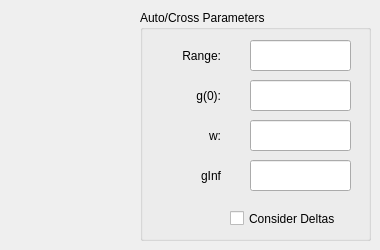
      <widget class="QWidget" name="allCorrelationsTab">
       <attribute name="title">
        <string>All</string>
       </attribute>
       <widget class="QGroupBox" name="allAutoCrossGroup">
        <property name="geometry">
         <rect>
          <x>140</x>
          <y>10</y>
          <width>231</width>
          <height>231</height>
         </rect>
        </property>
        <property name="title">
         <string>Auto/Cross Parameters</string>
        </property>
        <property name="flat">
         <bool>false</bool>
        </property>
        <property name="checkable">
         <bool>false</bool>
        </property>
        <widget class="QLabel" name="allAutoCrossRangeLabel">
         <property name="geometry">
          <rect>
           <x>30</x>
           <y>30</y>
           <width>51</width>
           <height>31</height>
          </rect>
         </property>
         <property name="text">
          <string>Range:</string>
         </property>
         <property name="alignment">
          <set>Qt::AlignRight|Qt::AlignTrailing|Qt::AlignVCenter</set>
         </property>
        </widget>
        <widget class="QLabel" name="allAutoCrossG0Label">
         <property name="geometry">
          <rect>
           <x>30</x>
           <y>70</y>
           <width>51</width>
           <height>31</height>
          </rect>
         </property>
         <property name="text">
          <string>g(0):</string>
         </property>
         <property name="alignment">
          <set>Qt::AlignRight|Qt::AlignTrailing|Qt::AlignVCenter</set>
         </property>
        </widget>
        <widget class="QLabel" name="allAutoCrossWLabel">
         <property name="geometry">
          <rect>
           <x>30</x>
           <y>110</y>
           <width>51</width>
           <height>31</height>
          </rect>
         </property>
         <property name="text">
          <string>w:</string>
         </property>
         <property name="alignment">
          <set>Qt::AlignRight|Qt::AlignTrailing|Qt::AlignVCenter</set>
         </property>
        </widget>
        <widget class="QLabel" name="allAutoCrossGinfLabel">
         <property name="geometry">
          <rect>
           <x>30</x>
           <y>150</y>
           <width>51</width>
           <height>31</height>
          </rect>
         </property>
         <property name="text">
          <string>gInf</string>
         </property>
         <property name="alignment">
          <set>Qt::AlignRight|Qt::AlignTrailing|Qt::AlignVCenter</set>
         </property>
        </widget>
        <widget class="QLineEdit" name="allAutoCrossRangeTextbox">
         <property name="geometry">
          <rect>
           <x>110</x>
           <y>30</y>
           <width>101</width>
           <height>31</height>
          </rect>
         </property>
        </widget>
        <widget class="QLineEdit" name="allAutoCrossG0Textbox">
         <property name="geometry">
          <rect>
           <x>110</x>
           <y>70</y>
           <width>101</width>
           <height>31</height>
          </rect>
         </property>
        </widget>
        <widget class="QLineEdit" name="allAutoCrossWTextbox">
         <property name="geometry">
          <rect>
           <x>110</x>
           <y>110</y>
           <width>101</width>
           <height>31</height>
          </rect>
         </property>
        </widget>
        <widget class="QLineEdit" name="allAutoCrossGinfTextbox">
         <property name="geometry">
          <rect>
           <x>110</x>
           <y>150</y>
           <width>101</width>
           <height>31</height>
          </rect>
         </property>
        </widget>
        <widget class="QCheckBox" name="allDeltasCheckbox">
         <property name="geometry">
          <rect>
           <x>90</x>
           <y>200</y>
           <width>171</width>
           <height>17</height>
          </rect>
         </property>
         <property name="text">
          <string>Consider Deltas</string>
         </property>
        </widget>
       </widget>
      </widget>
